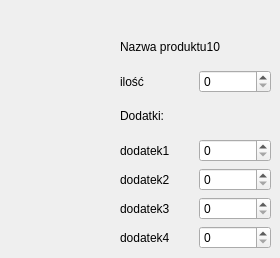
   <widget class="QWidget" name="page_10">
    <widget class="QWidget" name="layoutWidget_11">
     <property name="geometry">
      <rect>
       <x>120</x>
       <y>30</y>
       <width>151</width>
       <height>219</height>
      </rect>
     </property>
     <layout class="QVBoxLayout" name="verticalLayout_27">
      <item>
       <widget class="QLabel" name="label_183">
        <property name="text">
         <string>Nazwa produktu10</string>
        </property>
       </widget>
      </item>
      <item>
       <layout class="QHBoxLayout" name="horizontalLayout_131">
        <item>
         <widget class="QLabel" name="label_184">
          <property name="text">
           <string>ilość</string>
          </property>
         </widget>
        </item>
        <item>
         <widget class="QSpinBox" name="spinBox_131"/>
        </item>
       </layout>
      </item>
      <item>
       <widget class="QLabel" name="label_185">
        <property name="text">
         <string>Dodatki:</string>
        </property>
       </widget>
      </item>
      <item>
       <layout class="QHBoxLayout" name="horizontalLayout_132">
        <item>
         <widget class="QLabel" name="label_186">
          <property name="text">
           <string>dodatek1</string>
          </property>
         </widget>
        </item>
        <item>
         <widget class="QSpinBox" name="spinBox_132"/>
        </item>
       </layout>
      </item>
      <item>
       <layout class="QHBoxLayout" name="horizontalLayout_133">
        <item>
         <widget class="QLabel" name="label_187">
          <property name="text">
           <string>dodatek2</string>
          </property>
         </widget>
        </item>
        <item>
         <widget class="QSpinBox" name="spinBox_133"/>
        </item>
       </layout>
      </item>
      <item>
       <layout class="QHBoxLayout" name="horizontalLayout_134">
        <item>
         <widget class="QLabel" name="label_188">
          <property name="text">
           <string>dodatek3</string>
          </property>
         </widget>
        </item>
        <item>
         <widget class="QSpinBox" name="spinBox_134"/>
        </item>
       </layout>
      </item>
      <item>
       <layout class="QHBoxLayout" name="horizontalLayout_135">
        <item>
         <widget class="QLabel" name="label_189">
          <property name="text">
           <string>dodatek4</string>
          </property>
         </widget>
        </item>
        <item>
         <widget class="QSpinBox" name="spinBox_135"/>
        </item>
       </layout>
      </item>
     </layout>
    </widget>
   </widget>
